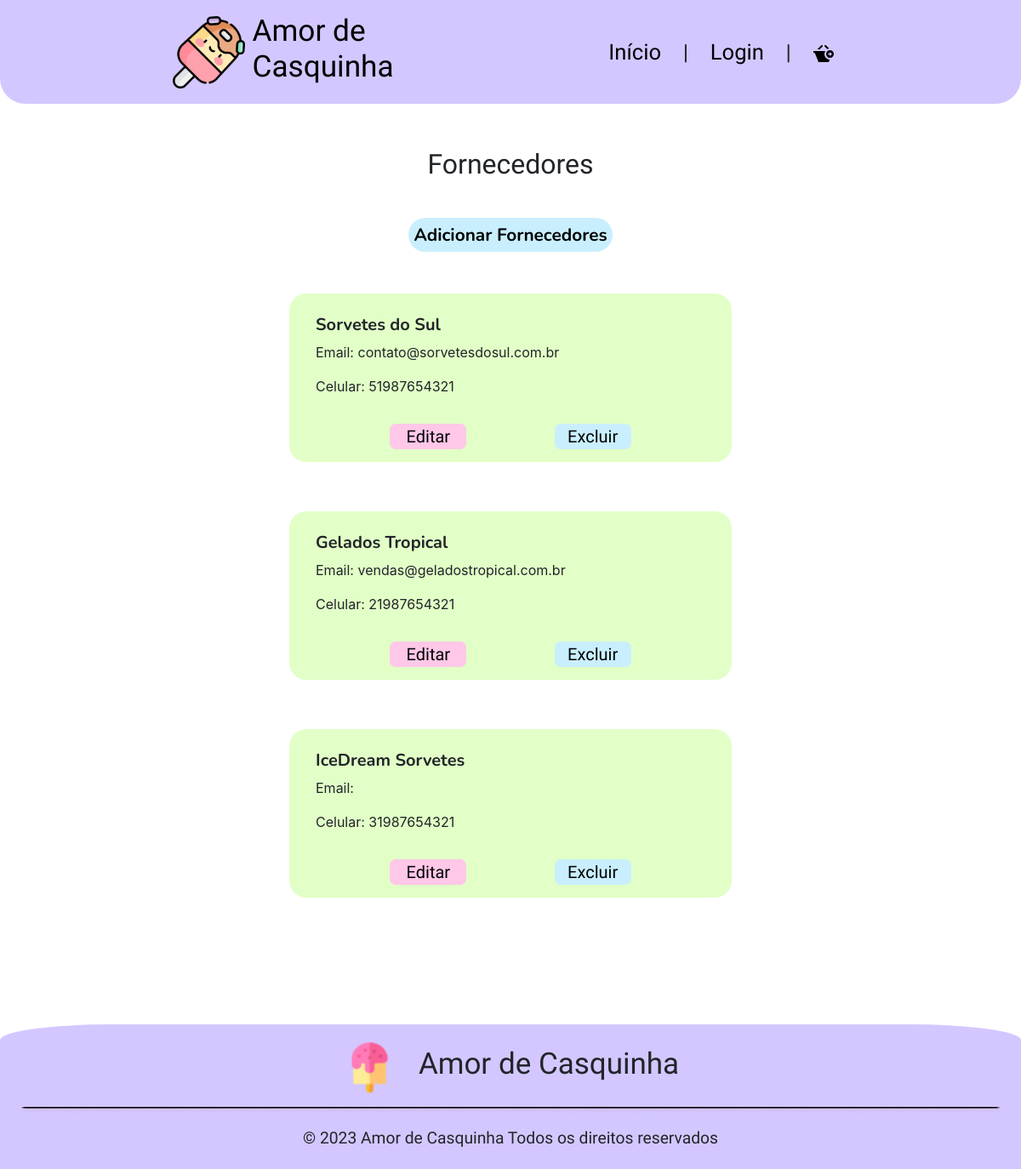
The app's page /app/view/sessaoFornecedores.php, older data.
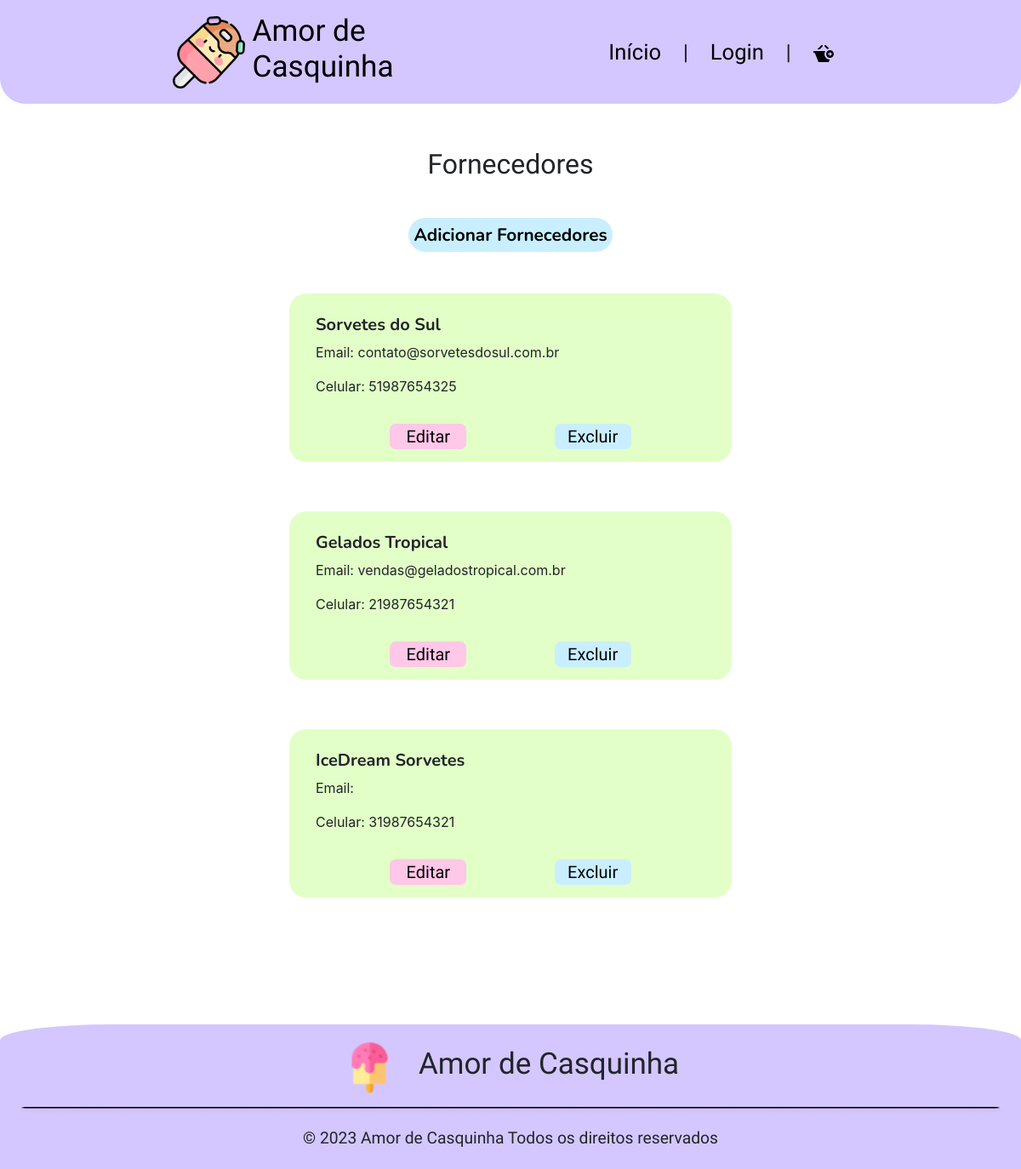
The same page, newer data.
### tables this page shows
CREATE TABLE `fornecedores` (
  `idFornecedor` int(11) NOT NULL,
  `nome` varchar(255) NOT NULL,
  `telefone` varchar(20) DEFAULT NULL,
  `email` varchar(255) DEFAULT NULL,
  `cnpj` varchar(20) NOT NULL,
  `desativado` int(11) DEFAULT NULL,
  `idEndereco` int(11) DEFAULT NULL
);

### app/config/database.php (called while the page is built, shortened)
<?php
    class Database {
        private $host;
        private $db;
        private $user;
        private $pass;
        private $charset;
        private $conn;
        public function __construct() {
            $env = file_get_contents(__DIR__."/.env");
            $lines = explode("\n",$env);
            $this->host = 'localhost';
            $this->db = 'db_sorveteria';
            $this->user = 'root';
            $this->pass = '';
            $this->charset = 'utf8mb4';
        }
        public function getConnection() {
            $dsn = "mysql:host={$this->host};dbname={$this->db};charset={$this->charset}";
            $options = [
                PDO::ATTR_ERRMODE            => PDO::ERRMODE_EXCEPTION,
                PDO::ATTR_DEFAULT_FETCH_MODE => PDO::FETCH_ASSOC,
                PDO::ATTR_EMULATE_PREPARES   => false,
            ];
            try {
                $this->conn = new PDO($dsn, $this->user, $this->pass, $options);
            } catch (PDOException $e) {
                throw new PDOException($e->getMessage(), (int)$e->getCode());
            }
            return $this->conn;
        }
}

### app/model/fornecedores.php (called while the page is built, shortened)
<?php
    require_once '../config/database.php';
    class Fornecedores{
        private $conn;
        public function __construct(){
            $database = new DataBase;
            $this->conn = $database->getConnection();
        }
        public function listarForn(){
            try{
                $cmd = $this->conn->prepare("CALL ListarFornecedores()");
                $cmd->execute();
                $funcionarios = $cmd->fetchAll();
                return $funcionarios;
            } catch (PDOException $e) {
                echo "Erro no banco de dados: " . $e->getMessage();
            }
        }
    }
?>

### app/controller/fornecedorController.php (called while the page is built, shortened)
<?php
    require '../model/fornecedores.php';
    class FornecedorController{
        private $fornecedor;
        public function __construct(){
            $this->fornecedor = new Fornecedores();
        }
        public function listarForn(){
            $listaFornecedores = $this->fornecedor->listarForn();
            if($listaFornecedores == null || count($listaFornecedores) == 0){
                return "Nenhum funcionário encontrado.";
            }else{
                return $listaFornecedores;
            }
        }
    }
?>

### app/view/sessaoFornecedores.php (the view, shortened to what this page needs)
<?php
require_once '../controller/fornecedorController.php';
$forn = new FornecedorController();
$listaFornecedores = $forn->listarForn();
?>
<!DOCTYPE html>
<html lang="pt-br">
<head>
    <link href="https://cdn.jsdelivr.net/npm/bootstrap@5.3.2/dist/css/bootstrap.min.css" rel="stylesheet">
    <link rel="stylesheet" href="https://stackpath.bootstrapcdn.com/bootstrap/4.1.3/css/bootstrap.min.css">
    <link rel="stylesheet" href="style/CabecalhoRodape.css">
    <link rel="stylesheet" href="style/editarFuncionariosS.css">
    <link rel="stylesheet" href="https://cdnjs.cloudflare.com/ajax/libs/jquery-confirm/3.7.1/jquery-confirm.min.css">
</head>
<body>
    <?php
        include_once 'components/header.php';
    ?>
    <main>
        <h1 class="m-auto text-center pt-4 pb-4">Fornecedores</h1>
        <div class="conteiner">
            <button class="add">Adicionar Fornecedores</button>
            <div class="conteiner1">
                    <?php
                        foreach ($listaFornecedores as $row) {
                            $redirectToEditar = 'editarFornecedores.php?fornEmail='.$row['email'];
                            $redirectToExcluir = 'sessaoFornecedores.php?exclForn='.$row['email'];
                            echo '<div class="c1">
                                    <div class="c2">
                                        <div class="d-flex flex-column">
                                            <div id="dados">
                                                <h3 class="titulo px-3">'.$row["nome"].'</h3>
                                                <div class="px-3">
                                                    <p>Email: '.$row["email"].'</p>
                                                    <p>Celular: '.$row["telefone"].'</p>
                                                </div>
                                            </div>
                                        </div>
                                    </div>
                                    <div class="botao text-center d-flex justify-content-evenly mt-3">
                                        <button id="excl"><a href="'.$redirectToEditar.'">Editar</a></button>
                                        <button id="edit"><a href="'.$redirectToExcluir.'">Excluir</a></button>
                                    </div>
                                </div>';
                        }
                    ?>
            </div>
        </div>
    </main>
    <?php
        include_once 'components/footer.php';
    ?>
</body>
</html>

Row changes from the older to the newer data that the page shows:
changed fornecedores "Sorvetes do Sul": telefone "51987654321" → "51987654325"
